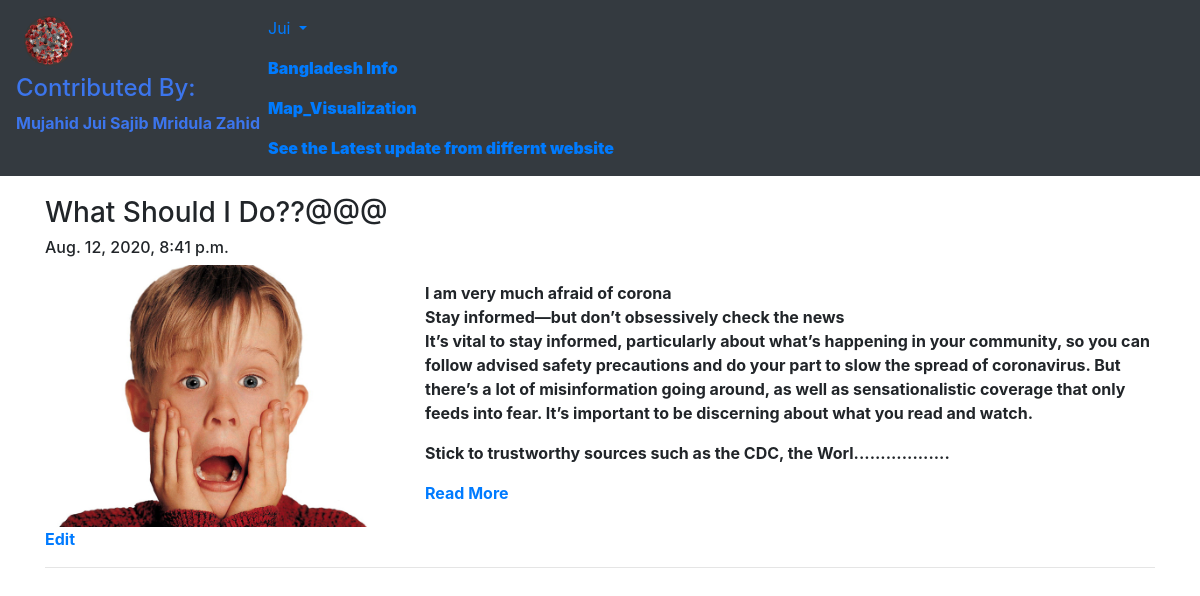
The app's page /covid/my-blogs/ (signed in) with its own data.
### App_Covid/models.py (models this page shows, shortened)
class Blog(models.Model):
    author = models.ForeignKey(User, on_delete=models.CASCADE, related_name='post_author')
    blog_title = models.CharField(max_length=264, verbose_name="Put a Title")
    slug = models.SlugField(max_length=264, unique=True)
    blog_content = models.TextField(verbose_name="What is on your mind?")
    blog_image = models.ImageField(upload_to='blog_images', verbose_name="Image")
    publish_date = models.DateTimeField(auto_now_add=True)
    update_date = models.DateTimeField(auto_now=True)
    class Meta:
        ordering = ['-publish_date',]

### App_Covid/views.py (the view)
# urls.py: path('my-blogs/', views.MyBlogs.as_view(), name='my_blogs'),
class MyBlogs(LoginRequiredMixin, TemplateView):
    template_name = 'App_Covid/my_blogs.html'

### App_Covid/templatetags/custom_filters.py (called while the page is built)
def range_filter(value):
    return value[0:500] + ".................."

### templates/App_Covid/my_blogs.html (shortened to what this page needs)
{% extends 'base.html' %}
{% load custom_filters %}
{% block body_block %}
{% for blog in user.post_author.all %}
<h3>{{blog.blog_title}}</h3>
<h6>{{blog.publish_date}}</h6>
<div class="row">
  <div class="col-sm-4">
    <img src="/media/{{blog.blog_image}}" width="100%">
  </div>
  <div class="col-sm-8">
    <p>{{blog.blog_content|range_filter|linebreaks}}</p>
    <a href="{% url 'App_Covid:blog_details' slug=blog.slug %}">Read More</a>
  </div>
</div>
<a href="{% url 'App_Covid:edit_blog' pk=blog.pk %}">Edit</a>
<hr>
{% endfor %}
{% endblock %}

### templates/base.html (shortened to what this page needs)
<!DOCTYPE html>
{% load static %}
<html lang="en" dir="ltr">
<head>
  <link rel="stylesheet" href="https://maxcdn.bootstrapcdn.com/bootstrap/4.4.1/css/bootstrap.min.css">
  <link href="https://maxcdn.bootstrapcdn.com/font-awesome/4.7.0/css/font-awesome.min.css" rel="stylesheet">
</head>
<body>
  <nav class="navbar navbar-expand-sm bg-dark navbar-blue">
    <ul class="navbar-nav">
      <li class="nav-item active">
        <a class="nav-link" href="{%url 'Index' %}"><b><img src="/media/cvd.png" class="rounded-circle" width="50px"></b></a>
        <strong  style="color: #3C75EC;"><H4 >Contributed By:</H4>Mujahid Jui Sajib Mridula Zahid</strong>
      </li>
      {%if user.is_authenticated %}
      <div class="nav-item dropdown">
        <a class="nav-link dropdown-toggle" href="#" id="navbardrop" data-toggle="dropdown">
          {{user.username}}
        </a>
        <div class="dropdown-menu">
          <a class="dropdown-item" href="{%url 'App_Covid:my_blogs' %}"><b>My Blogs</a>
        </div>
        <li class="nav-item">
          <a class="nav-link" href="{%url 'Dashboard:show_dash' %}"><b>Bangladesh Info</b></a>
        </li>
        <li class="nav-item">
          <a class="nav-link" href="{%url 'Map_Data:show_map' %}"><b>Map_Visualization</b></a>
        </li>
        <li class="nav-item">
          <a class="nav-link" href="{%url 'More_Info:show_more' %}"><b>See the Latest update from differnt website</b></a>
        </li>
      </div>
      {% endif %}
    </ul>
  </nav>
  <div class="container" style="padding-top:20px">
    {% block body_block %}
    {% endblock %}
  </div>
</body>
</html>

### records on screen
Blog: blog_title "What Should I Do??@@@", publish_date "Aug. 12, 2020, 8:41 p.m.", blog_image (picture), blog_content|range_filter "I am very much afraid of corona Stay informed—but don’t obsessively check the news It’s vital to stay informed, particularly about what’s happening in your community, so you can follow advised safety precautions and do your part to slow the spread of coronavirus. But there’s a lot of misinformation going around, as well as sensationalistic coverage that only feeds into fear. It’s important to be discerning about what you read and watch. Stick to trustworthy sources such as the CDC, the Worl.................."

### other values on screen
{{ user.username }} "Jui"
